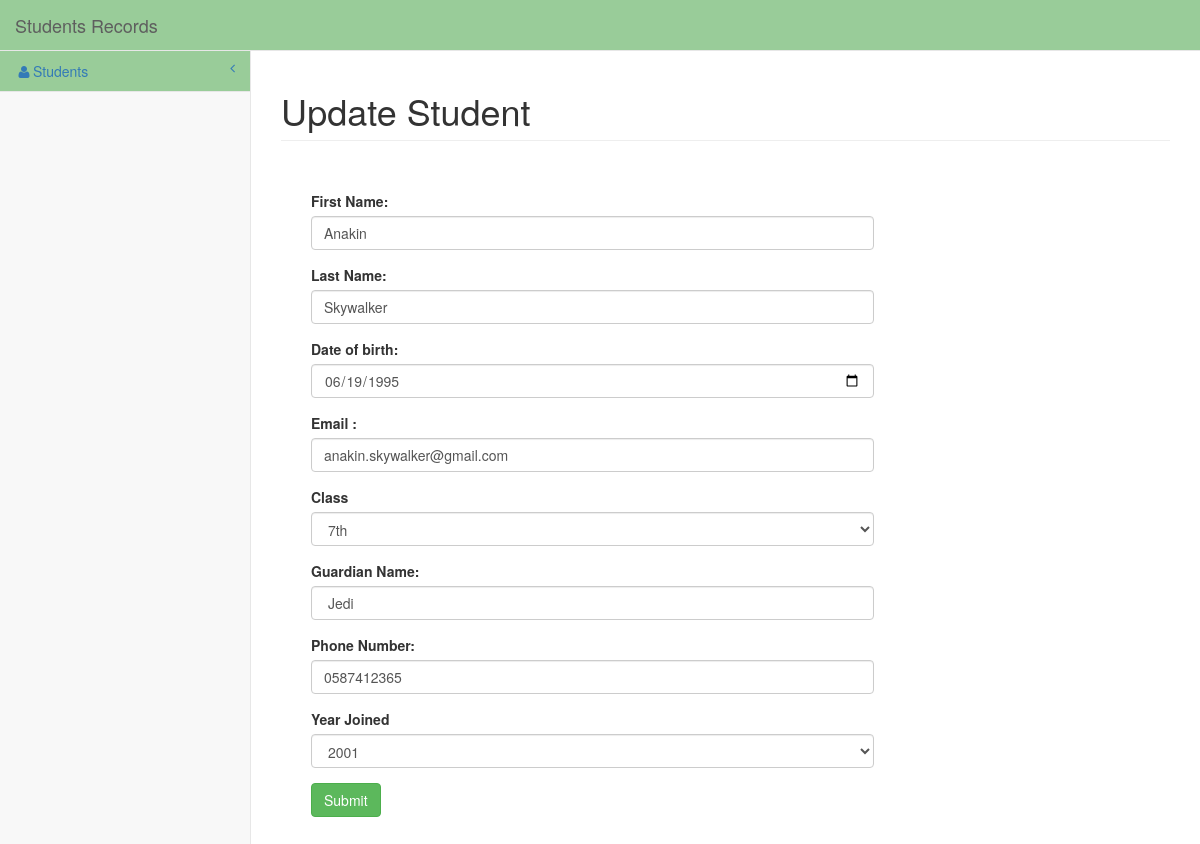
The page /admin/index.php?page=update_students&id=49 on the database its author committed.
### tables this page shows
CREATE TABLE `students` (
  `id` int(11) NOT NULL,
  `first_name` varchar(100) NOT NULL,
  `last_name` varchar(100) NOT NULL,
  `dob` date NOT NULL,
  `email` varchar(255) NOT NULL,
  `class` int(11) NOT NULL,
  `guardian_name` varchar(100) DEFAULT NULL,
  `phone_number` varchar(50) NOT NULL,
  `date_added` datetime NOT NULL DEFAULT current_timestamp(),
  `date_updated` timestamp NOT NULL DEFAULT current_timestamp() ON UPDATE current_timestamp(),
  `year_joined` int(11) DEFAULT NULL
);

### admin/index.php (called while the page is built, shortened)
<?php
require "controllers/Maincontroller.php";
require "models/database.php";
$config = require "resources/config/config.php";
$dsn = "mysql:host=".$config['db_host'].";dbname=".$config['db_name'].";charset=".$config['db_charset'];
$pdo = new PDO($dsn, $config['db_user'], $config['db_password'], $config['db_options']);
$db = new Database($pdo);
$maincontroller = new Maincontroller($db);
$maincontroller->index();

### admin/models/database.php (called while the page is built, shortened)
<?php
class Database {
    private $pdo;
    public function __construct(PDO $pdo) {
        $this->pdo = $pdo;
    }
    public function getById($table, $id){
        $stm = $this->pdo->prepare('SELECT * FROM '.$table.' WHERE `id` = :id');
        $stm->bindValue(':id', $id);
        $success = $stm->execute();
        $row = $stm->fetch(PDO::FETCH_ASSOC);
        return ($success) ? $row: [];
    }
}

### admin/views/update_students.php (the view, shortened to what this page needs)
<?php require 'header.php';?>
    <h1 class="page-header">Update Student</h1>
    <div class="col-lg-8" style="margin:15px;">
	<form method="post" action="./index.php?page=do_update_students">
	<div class="control-group form-group">
    	<div class="controls">
        	<label>First Name:</label>
            	<input type="text" value="<?php echo $students['first_name'];?>" name="first_name" class="form-control" required>
        </div>
   	</div>
    <div class="control-group form-group">
    	<div class="controls">
        	<label>Last Name:</label>
            	<input type="text" value="<?php echo $students['last_name'];?>" name="last_name" class="form-control" required>
        </div>
   	</div>
       <div class="control-group form-group">
    	<div class="controls">
        	<label>Date of birth:</label>
            	<input type="date" value="<?php echo $students['dob'];?>" name="dob" class="form-control" required>
        </div>
   	</div>
       <div class="control-group form-group">
    	<div class="controls">
        	<label>Email :</label>
            	<input type="email" value="<?php echo $students['email'];?>"  name="email" class="form-control" required>
        </div>
    </div>
	<div class="control-group form-group">
    	<div class="controls">
        	<label>Class</label>
                    <select name="class" class="form-control" required>
                        <option <?php echo ($students['class'] == '7')?"selected":"" ?>>7th</option>
					</select>
        </div>
    </div>
    <div class="control-group form-group">
    	<div class="controls">
        	<label>Guardian Name:</label>
            	<input type="text" value="<?php echo $students['guardian_name'];?>" name="guardian_name" class="form-control">
        </div>
   	</div>
	<div class="control-group form-group">
    	<div class="controls">
        	<label>Phone Number:</label>
            	<input type="text" id="phone_number" value="<?php echo $students['phone_number'];?>" class="form-control" maxlength="10" name="phone_number"  required>
        </div>
  	</div>
      <div class="control-group form-group">
    	<div class="controls">
        	 <label>Year Joined</label>
                <?php
                    $currently_selected = $students['year_joined'];
                    $earliest_year = 1980;
                    $latest_year = date('Y');
                    print '<select name="year_joined" class="form-control">';
                    foreach ( range( $latest_year, $earliest_year ) as $i ) {
                        print '<option value="'.$i.'"'.($i == $currently_selected ? ' selected="selected"' : '').'>'.$i.'</option>';
                    }
                    print '</select>';
                    ?>
        </div>
    </div>
	<div class="control-group form-group">
    	<div class="controls">
            	<input type="submit" class="btn btn-success"  name="update_students" id="update_students">
        </div>
  	</div>
	</form>
</div>
<?php require 'footer.php';?>

### admin/assets/css/sb-admin-2.css (style rules this page uses)
body { background-color: #f8f8f8; }

### rows shown on the page
students: first_name "Anakin", last_name "Skywalker", dob "06/19/1995", email "anakin.skywalker@gmail.com", class "7th", guardian_name "Jedi", phone_number "0587412365", year_joined "2001"
